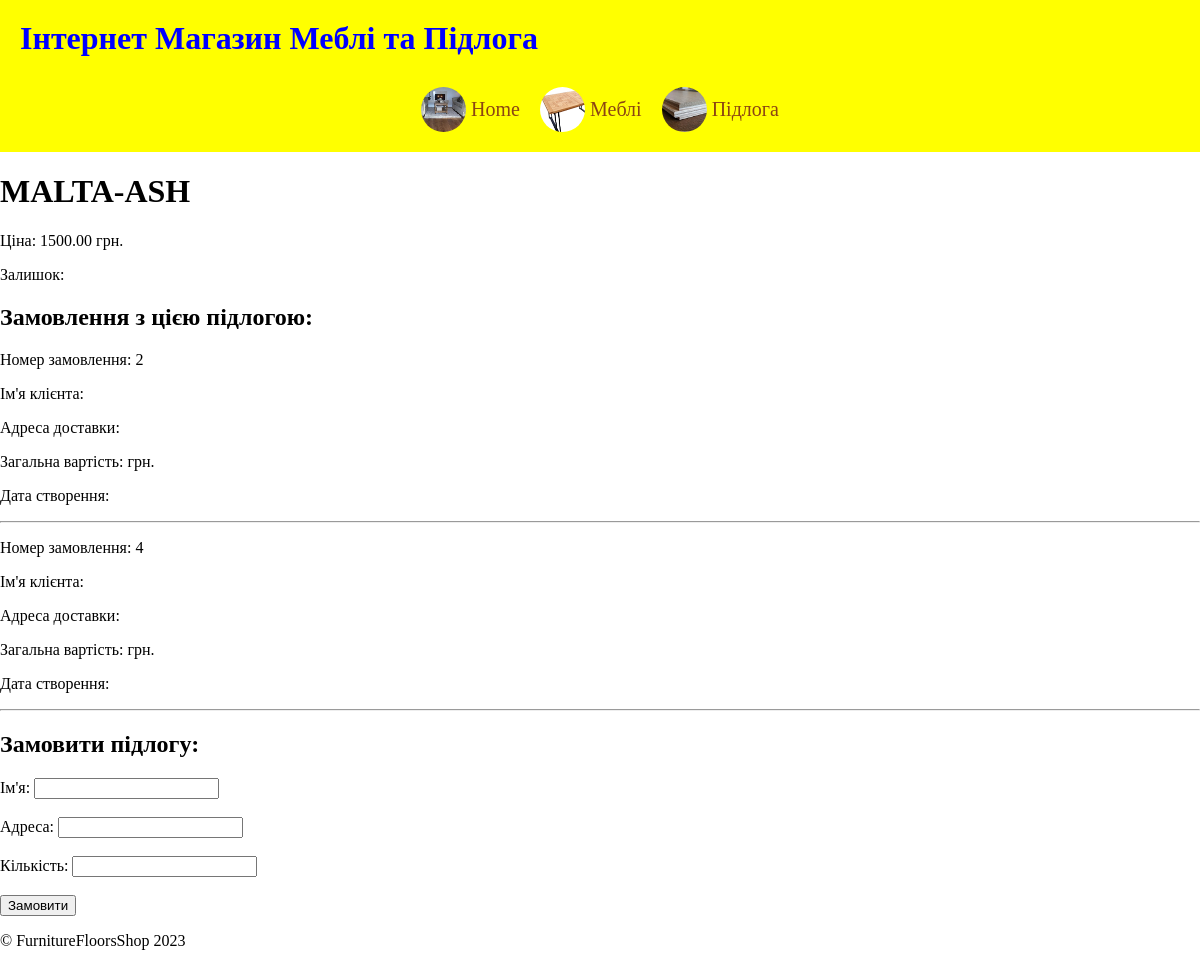
The page /shop/flooring/3/ on the database its author committed.
### shop/models.py (models this page shows, shortened)
class Product(models.Model):
    id = models.AutoField(primary_key=True)
    name = models.CharField(max_length=100)
    image = models.ImageField(upload_to='shop/images/flooring/')
    dimensions = models.CharField(max_length=100)
    price = models.DecimalField(max_digits=8, decimal_places=2)
    current_stock = models.PositiveIntegerField(default=0)
    product_type = models.CharField(max_length=20, choices=[('furniture', 'Furniture'), ('flooring', 'Flooring')])
    objects = ProductManager()

class Order(models.Model):
    id = models.AutoField(primary_key=True)
    user = models.ForeignKey(User, on_delete=models.CASCADE, default=None)
    products = models.ManyToManyField('Product', through='OrderItem')
    order_date = models.DateTimeField(auto_now_add=True)
    total_amount = models.DecimalField(max_digits=10, decimal_places=2, default=0)

### shop/views.py (the view)
# urls.py: path('flooring/<int:pk>/', FlooringDetailView.as_view(), name='flooring_detail'),
class FlooringDetailView(DetailView):
    model = Flooring
    template_name = 'shop/flooring/flooring_detail.html'
    context_object_name = 'flooring'

### shop/templates/shop/flooring/flooring_detail.html (shortened to what this page needs)
{% extends 'shop/base.html' %}
    {% block content %}
        <h1>{{ flooring.name }}</h1>
        <p>Ціна: {{ flooring.price }} грн.</p>
        <p>Залишок: {{ flooring.stock }}</p>
        <h2>Замовлення з цією підлогою:</h2>
        {% for order in flooring.order_set.all %}
            <p>Номер замовлення: {{ order.id }}</p>
            <p>Ім'я клієнта: {{ order.customer_name }}</p>
            <p>Адреса доставки: {{ order.address }}</p>
            <p>Загальна вартість: {{ order.total_price }} грн.</p>
            <p>Дата створення: {{ order.date_created }}</p>
            <hr>
        {% empty %}
            <p>Ця підлога не має замовлень.</p>
        {% endfor %}
        <h2>Замовити підлогу:</h2>
        <form action="{% url 'shop:order_view_flooring' pk=flooring.pk %}" method="post">
            <label for="customer_name">Ім'я:</label>
            <input type="text" name="customer_name" id="customer_name" required><br><br>
            <label for="address">Адреса:</label>
            <input type="text" name="address" id="address" required><br><br>
            <label for="quantity">Кількість:</label>
            <input type="number" name="quantity" id="quantity" min="1" required><br><br>
            <input type="submit" value="Замовити">
        </form>
    {% endblock %}

### static/shop/css/styles.css (style rules this page uses)
body { background-color: white; margin: 0; }

### rows shown on the page
Product: name "MALTA-ASH", price "1500.00"
Order: id "2"
Order: id "4"
